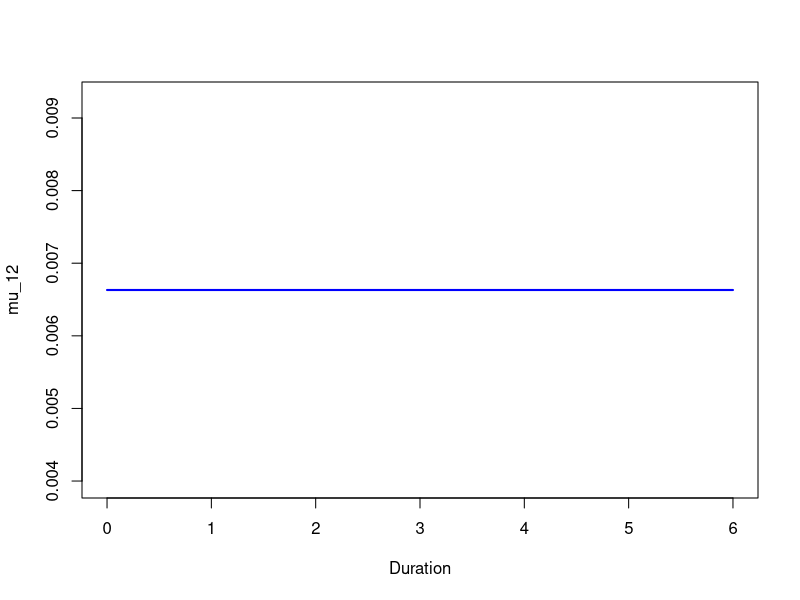
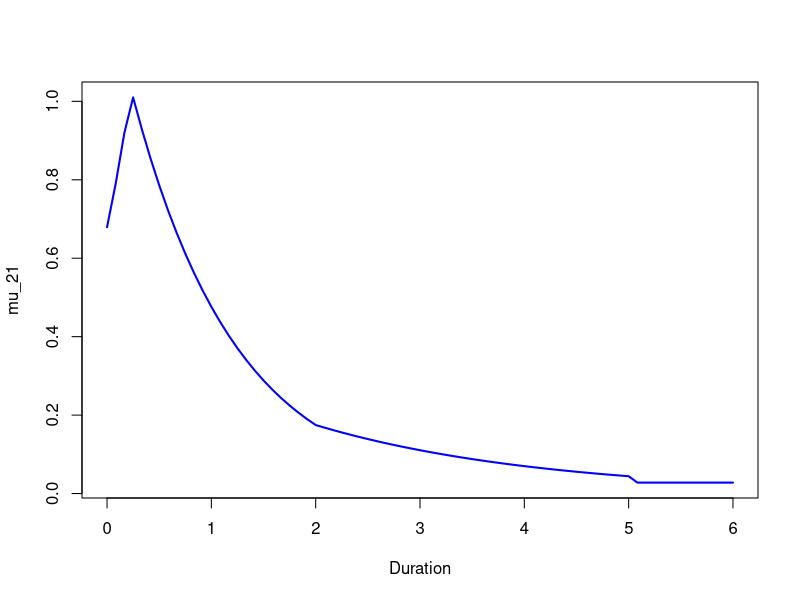
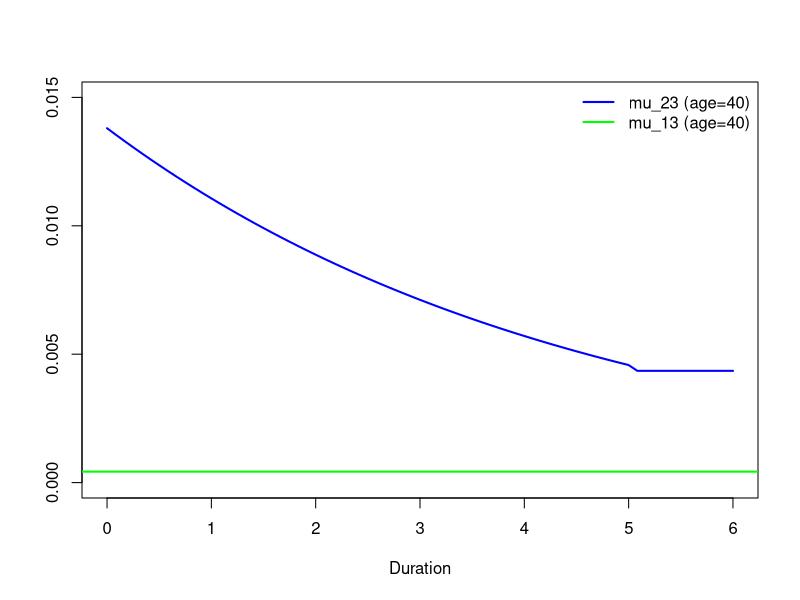
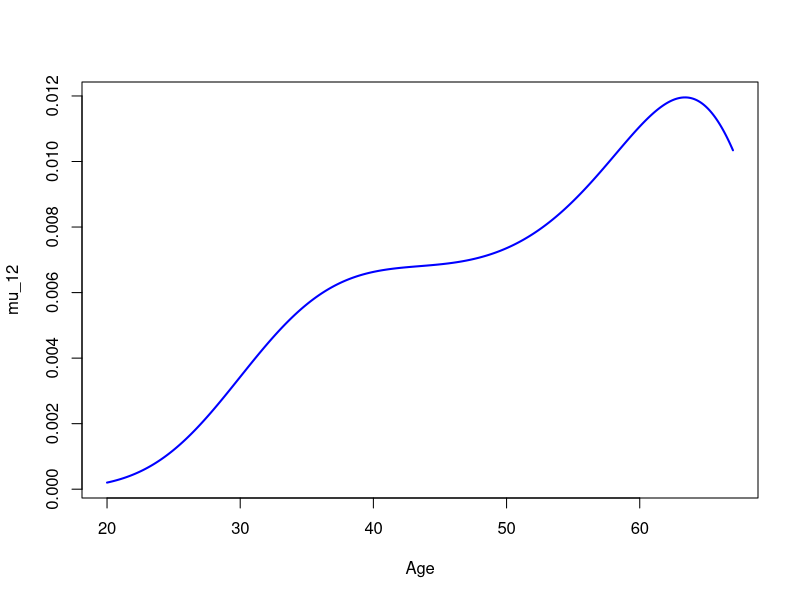
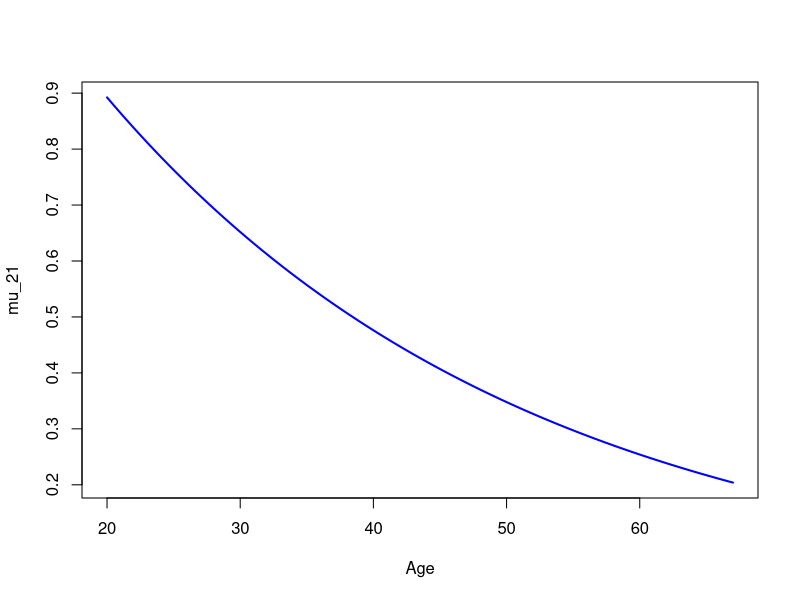
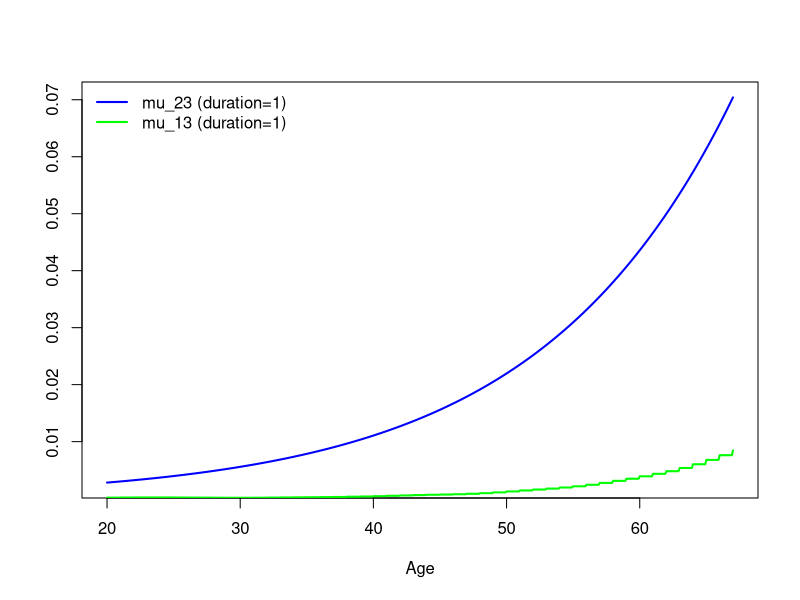

Reproduce these figures in R, in order.
mu_21 <- function(t,z){exp(0.5640359-0.1035612*t)*(z>5)+exp(0.4279071-0.0314083*t-0.4581508*z)*(5>=z&z>2)+exp(1.517019-0.0314083*t-1.0027067*z)*(2>=z&z>0.2291667)+exp(0.8694878-0.0314083*t+1.8228841*z)*(0.2291667>=z)}
mu_23 <- function(t,z){exp(-8.2226723+0.0696388*t)*(z>5)+(exp(-7.0243455+0.0685318*t-0.2207053*z))*(z<=5)}
mu_2p<-function(t,z){mu_21(t,z)+mu_23(t,z)}
mu2p_vec <- Vectorize(mu_2p, vectorize.args = c("t", "z"))
mu_12 <-function(t,z){0.01034251*(t>67)+exp(-22.93861+0.8512794751*t+0.007038620628*t^2-0.001014142721*t^3+1.910555732* 10^(-5)*t^4-1.112835873* 10^(-7)*t^5)*(t<=67)}
library("readxl")
levetidbench <- read_excel("Benchmark_doedelighed2022_010224.xlsx")
mu_13 <- function (t){
  levetidbench$Kvinder[t+1]
}

z_seq<-seq(0,6,1/12)

plot(z_seq,rep(mu_12(40,z_seq),length(z_seq)), type="n",xlab="Duration",ylab="mu_12")
lines(z_seq,rep(mu_12(40,z_seq),length(z_seq)),col="blue",lwd=2)

plot(z_seq,mu_21(40,z_seq), type="n",xlab="Duration",ylab="mu_21")
lines(z_seq,mu_21(40,z_seq),col="blue",lwd=2)

plot(z_seq,mu_23(40,z_seq), type="n",xlab="Duration",ylab="",ylim=c(0,0.015))
lines(z_seq,mu_23(40,z_seq),col="blue",lwd=2)
abline(h=mu_13(40),col="green",lwd=2)
legend("topright", legend=c("mu_23 (age=40)", "mu_13 (age=40)"), col=c("blue", "green"), lwd=2,bty = "n")

t_seq<-seq(20,67,1/12)

plot(t_seq,mu_12(t_seq,1), type="n",xlab="Age",ylab="mu_12")
lines(t_seq,mu_12(t_seq,1),col="blue",lwd=2)

plot(t_seq,mu_21(t_seq,1), type="n",xlab="Age",ylab="mu_21")
lines(t_seq,mu_21(t_seq,1),col="blue",lwd=2)

plot(t_seq,mu_23(t_seq,1), type="n",xlab="Age",ylab="")
lines(t_seq,mu_23(t_seq,1),col="blue",lwd=2)
lines(t_seq,mu_13(t_seq),col="green",lwd=2)
legend("topleft", legend=c("mu_23 (duration=1)", "mu_13 (duration=1)"), col=c("blue", "green"), lwd=2,bty = "n")


mu_12 <-function(t,z){0.0009687435*(t>67)+(exp(72.53851-10.66927*t+0.53371*t^{2}-0.012798*t^3+1.4922*10^{-4}*t^{4}-6.8007*10^{-7}*t^5))*(t<=67)}
